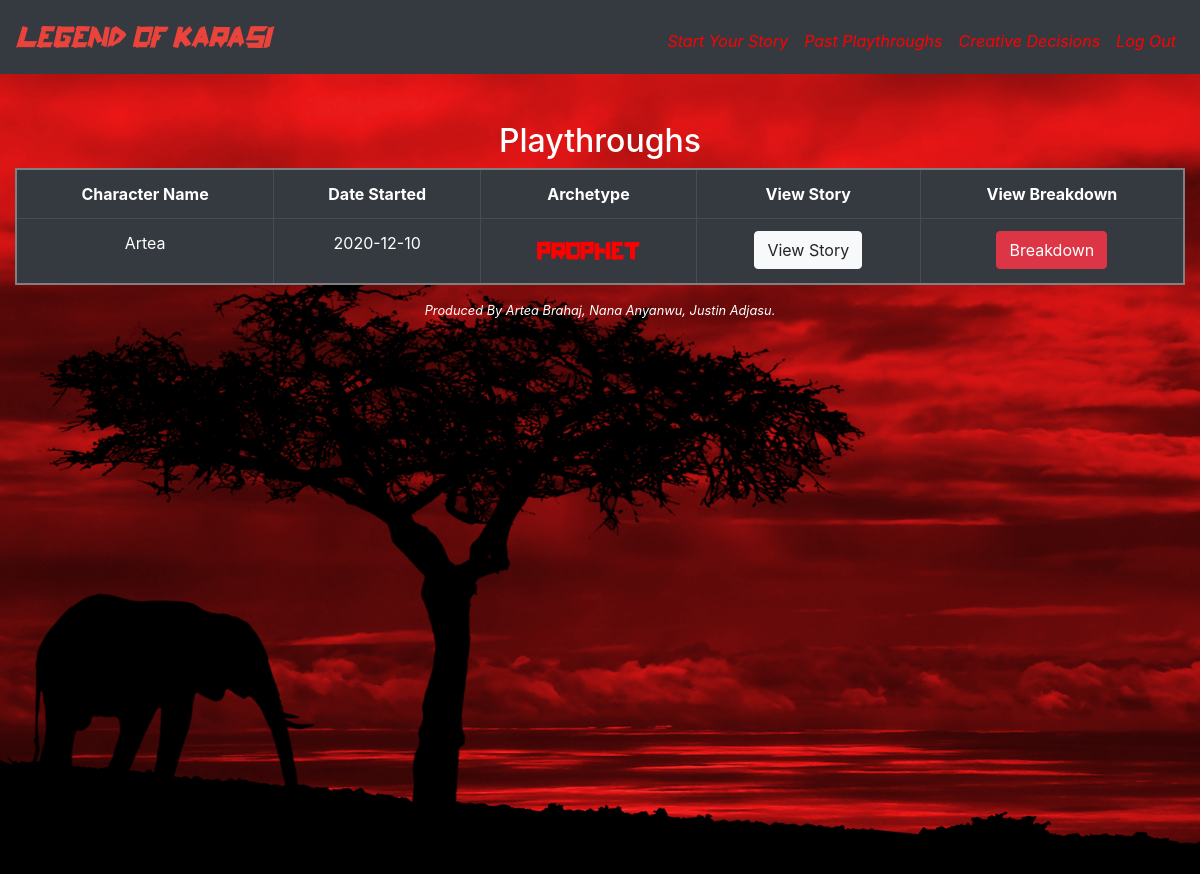
The app's page /past (signed in) with its own data.
### tables this page shows
CREATE TABLE "plays" ('id' integer PRIMARY KEY AUTOINCREMENT NOT NULL, 'user_id' integer NOT NULL, 'name' text NOT NULL, 'pronouns' text NOT NULL, 'survivalist' integer DEFAULT 0 ,'prophet' integer DEFAULT 0 , 'antichrist' integer DEFAULT 0 ,'date' timestamp DEFAULT CURRENT_DATE ,'sim_play' INTEGER, 'ch_number' INTEGER DEFAULT 1, 'christ' INTEGER DEFAULT 0, 'finished' boolean DEFAULT 0, FOREIGN KEY(user_id) REFERENCES users(id));

### application.py (the view)
@app.route("/past", methods=["GET", "POST"])
@login_required
def past():
    if request.method == "GET":
        plays = db.execute("SELECT * FROM plays WHERE user_id = ? AND finished = ?", session["user_id"], True)
        for play in plays:
            archetype = get_arch(play['id'])
            play['archetype'] = archetype
        return render_template("past.html", plays=plays)
    else:
        if request.form.get("continue"):
            return redirect(url_for('chapters', play_id=request.form.get("continue")))
        else:
            return redirect(url_for('breakdown', play_id=request.form.get("breakdown")))

### application.py (called while the page is built)
@app.after_request
def after_request(response):
    response.headers["Cache-Control"] = "no-cache, no-store, must-revalidate"
    response.headers["Expires"] = 0
    response.headers["Pragma"] = "no-cache"
    return response

### helpers.py (called while the page is built)
def login_required(f):
    @wraps(f)
    def decorated_function(*args, **kwargs):
        if session.get("user_id") is None:
            return redirect("/login")
        return f(*args, **kwargs)
    return decorated_function

def get_arch(play_id):
    player = db.execute("SELECT survivalist, prophet, antichrist, christ FROM plays WHERE id = ?", play_id)[0]
    main_archetype = highest(player)
    return main_archetype

def highest(player):
    ranks = {'prophet': 4, 'survivalist': 3, 'antichrist': 2, 'christ': 1}
    idx = 0
    primary = ""
    player_copy = player.copy()
    for archetype in player_copy:
        if player_copy[archetype] > idx:
            primary = archetype
            idx = player_copy[archetype]
    del player_copy[primary]
    ties = []
    ties.append(primary)
    tied = False
    for archetype in player_copy:
        if player_copy[archetype] == idx:
            tied = True
            ties.append(archetype)
    if tied:
        score = 0
        main_archetype = ''
        for archetype in ties:
            if ranks[archetype] > score:
                main_archetype = archetype
                score = ranks[archetype]
    else:
        main_archetype = primary
    return main_archetype

### templates/past.html (shortened to what this page needs)
{% extends "layout.html" %}
{% block main %}
<br>
<br>
    <h2>
        Playthroughs
    </h2>
    <table border= 2 bordercolor= "#808080" class="table table-dark">
        <tr>
            <th scope="col">Character Name</th>
            <th scope="col">Date Started</th>
            <th scope="col">Archetype</th>
            <th scope="col">View Story</th>
            <th scope="col">View Breakdown</th>
        </tr>
    {% if plays %}
    {% for play in plays %}
    <tr>
        <td>{{ play.name }}</td>
        <td>{{ play.date }}</td>
        <td class="riptape" style="font-size: 20pt">{{ play.archetype }}</td>
        <td><button name="continue" class="btn btn-light" value="{{ play.id }}" type="submit" form="continue">View Story</button></td>
        <td><button name="breakdown" class="btn btn-danger" value="{{ play.id }}" type="submit" form="continue">Breakdown</button></td>
    </tr>
    {% endfor %}
    {% endif %}
    </table>
{% endblock %}

### static/styles.css (style rules this page uses)
.riptape { font-family: riptape; color: red; }
body { background-color: black; color: white; }
body, html { height: 100%; }
hr, h2, div { text-align: center; }

### records on screen
plays: name "Artea", date "2020-12-10", archetype "prophet", {{ play.id }} 4 (drawn)
